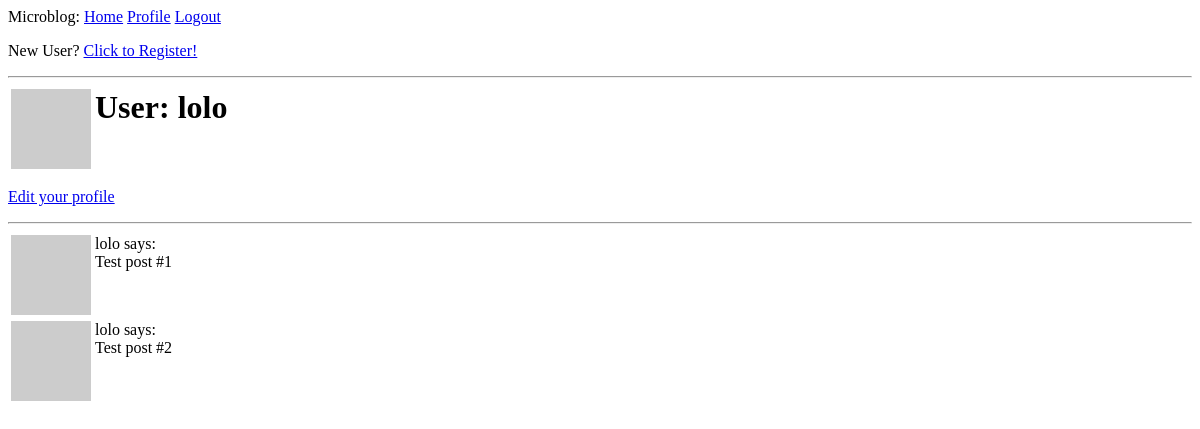
The app's page /user/lolo (signed in), older data.
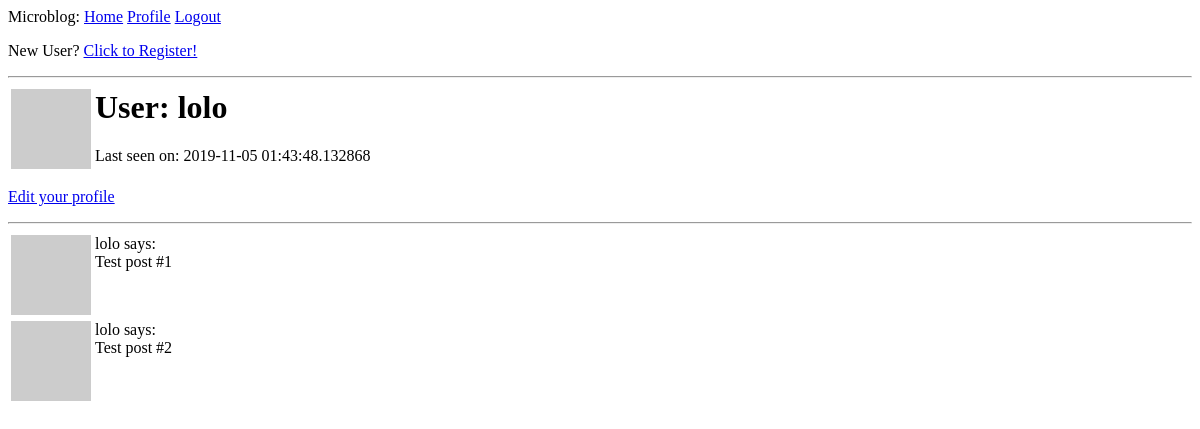
The same page, newer data.
### app/models.py (models this page shows, shortened)
class User(UserMixin, db.Model):
    id = db.Column(db.Integer, primary_key = True)
    username = db.Column(db.String(64), index = True, unique = True)
    email = db.Column(db.String(120), index = True, unique = True)
    password_hash = db.Column(db.String(128))
    posts = db.relationship('Post', backref='author', lazy='dynamic')
    about_me = db.Column(db.String(140))
    last_seen = db.Column(db.DateTime, default=datetime.utcnow)
    def avatar(self, size):
        digest = md5(self.email.lower().encode('utf-8')).hexdigest()
        return 'https://www.gravatar.com/avatar/{}?d=robohash&s={}'.format(
            digest, size)

### app/routes.py (the view)
@app.route('/user/<username>')
@login_required
def user(username):
    user = User.query.filter_by(username=username).first_or_404()
    posts = [
        {'author': user, 'body':'Test post #1'},
        {'author': user, 'body':'Test post #2'}
    ]
    return render_template('user.html', user=user, posts=posts)

### app/models.py (called while the page is built)
@login.user_loader
def load_user(id):
    return User.query.get(int(id))

### app/routes.py (called while the page is built)
@app.before_request
def before_request():
    if current_user.is_authenticated:
        current_user.last_seen = datetime.utcnow()
        db.session.commit()

### app/templates/user.html (shortened to what this page needs)
{% extends "base.html" %}
{% block content %}
    <table>
        <tr valign="top">
            <td><img src="{{ user.avatar(128) }}"></td>
            <td>
                <h1>User: {{ user.username }}</h1>
                {% if user.last_seen %}<p>Last seen on: {{ user.last_seen }}</p>{% endif %}
            </td>
        </tr>
    </table>
    {% if user == current_user %}
        <p><a href="{{ url_for('edit_profile') }}">Edit your profile</a></p>
    {% endif %}
    <hr>
    {% for post in posts %}
        {% include '_post.html' %}
    {% endfor %}
{% endblock %}

### app/templates/base.html (shortened to what this page needs)
<html>
    <head>
    </head>
    <body>
        <div>Microblog:
            <a href="{{ url_for('index') }}">Home</a>
            {% if current_user.is_anonymous %}
            <a href="{{ url_for('login') }}">Login</a>
            {% else %}
            <a href="{{ url_for('user', username=current_user.username) }}">Profile</a>
            <a href="{{ url_for('logout') }}">Logout</a>
            <p align="left">New User? <a href="{{ url_for('register') }}">Click to Register!</a></p>
            {% endif %}
        </div>
        <hr>
        {% block content %}{% endblock %}
    </body>
</html>

### app/templates/_post.html
<table>
        <tr valign="top">
            <td><img src="{{ post.author.avatar(36) }}"></td>
            <td>{{ post.author.username }} says:<br>{{ post.body }}</td>
        </tr>
</table>

Row changes from the older to the newer data that the page shows:
changed User "lolo": last_seen (not shown) → "2019-11-05 01:43:48.132868"
Text that changed along with them:
text now shown: "Last seen on:"
